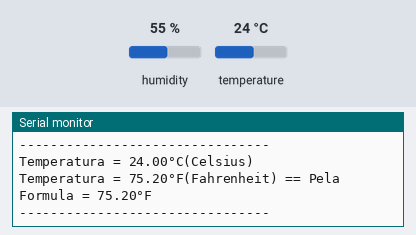
Recording of a sketch running on a simulated Arduino Uno, built with avr-gcc and run on an emulated ATmega328P. Parts: the last lines printed to the serial monitor. Inputs (shaded band) come from the test bench; at power-on: temperature 24 °C, humidity 55 %.

Above: at 4.9 s.
5.0 s: temperature set to 12 °C
At 7.7 s:
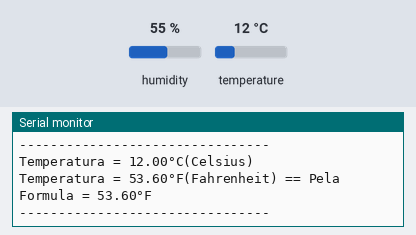
8.1 s: temperature set to 19 °C
At 9.0 s:
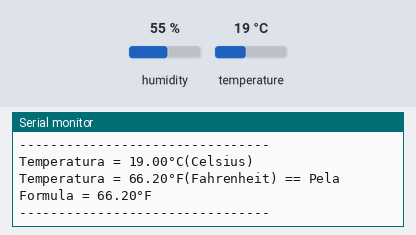
Timing chart, 0 to 11.1 s (numbered marks = the images above; inputs shaded):
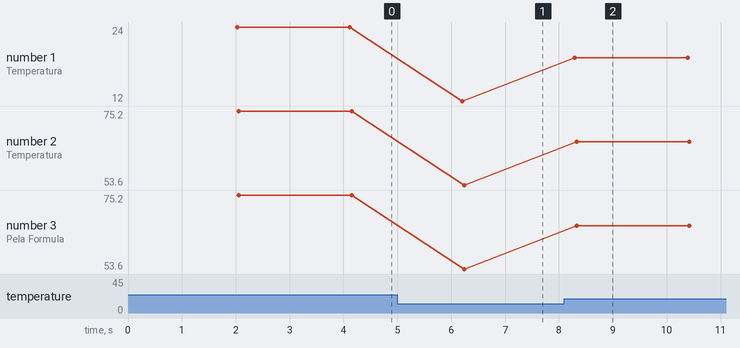

The sketch:

_ex5_letraD.ino
```cpp
/* ------------Entradas Analógicas--------------
 *  5) Pesquise sobre o LM35 (sensor de temperatura).
 *   d. Pesquise sobre como converter a temperatura de ºC para ºF,
 *   e implemente código para imprimir
 *   na Serial o valor da temperatura, em ºC e ºF.

 */
 //Acabei usando o sensor DHT11, e não o LM35
 //--------BIBLIOTECA AUXILIAR--------------
#include "DHT.h"
//----------Declaração Diferente por ser biblioteca------
#define DHTTYPE DHT11 //Informar para biblioteca que estamos usando o modelo dht11
#define DHTPIN A0 //Pino DATA do sensor conectado ao porta Analogica A0

DHT dht(DHTPIN, DHTTYPE); //Não sei o que significa, (ainda pelo menos!)

void setup() {
  Serial.begin(9600); //Inicializar o monitor serial
  Serial.println("DHTxx teste!"); //Uma mensagem bonitinha que só aparece 1 vez
  dht.begin(); //inicializar o sensor
}

void loop() {
  //Não diminuir o valor abaixo. O ideal é a leitura a cada 2 segundos
  delay(2000);
  //------------------------------------------------------------------

  float C = dht.readTemperature();//Função da biblioteca para fazer a leitura da temperatura, que será armazenada na variável "t"
  //Está função ao colocar o true, transforma a temperatura em Fahrenheit, mas você pode usar a formula também
  float F = dht.readTemperature(true);//Função da biblioteca para fazer a leitura da temperatura, que será armazenada na variável "f"

  float valor_mapeado = map(C, 0, 100, 0, 40); //Converter a temperatura em valor proporcional dentro do range definido

  float formula_conversao_C_to_F = (C * 9/5) + 32;

  //-------PRINT dos RESULTADOS---------------
  Serial.print("Temperatura = ");
  Serial.print(C);
  Serial.println("°C(Celsius)");
  Serial.print("Temperatura = ");
  Serial.print(F);
  Serial.print("°F(Fahrenheit) == ");
  Serial.print("Pela Formula = ");
  Serial.print(formula_conversao_C_to_F);
  Serial.println("°F");
  Serial.println("--------------------------------"); //Uma divisão dos dados a cada loop

}
```

Measured:
- after the input at 5.0 s, the serial monitor: prints a new line after 1.2 s (image 1)
- after the input at 8.1 s, the serial monitor: prints a new line after 0.20 s (image 2)
- plotted number 1: 24 → 12 after the input at 5.0 s, 12 → 19 after the input at 8.1 s
- plotted number 2: 75.2 → 53.6 after the input at 5.0 s, 53.6 → 66.2 after the input at 8.1 s
- plotted number 3: 75.2 → 53.6 after the input at 5.0 s, 53.6 → 66.2 after the input at 8.1 s
